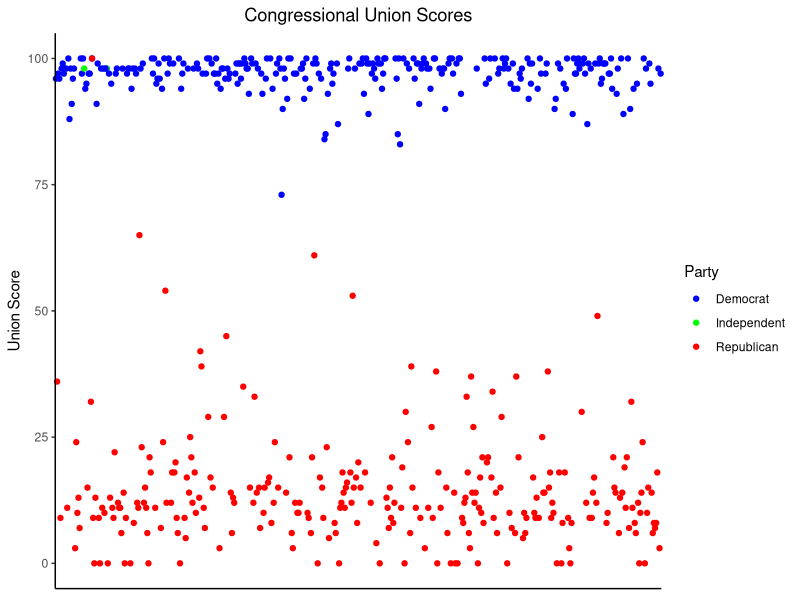
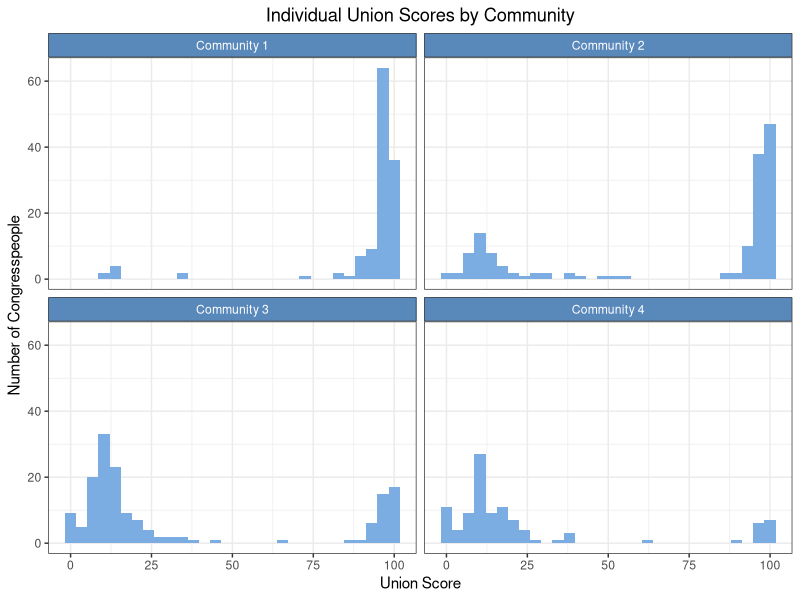
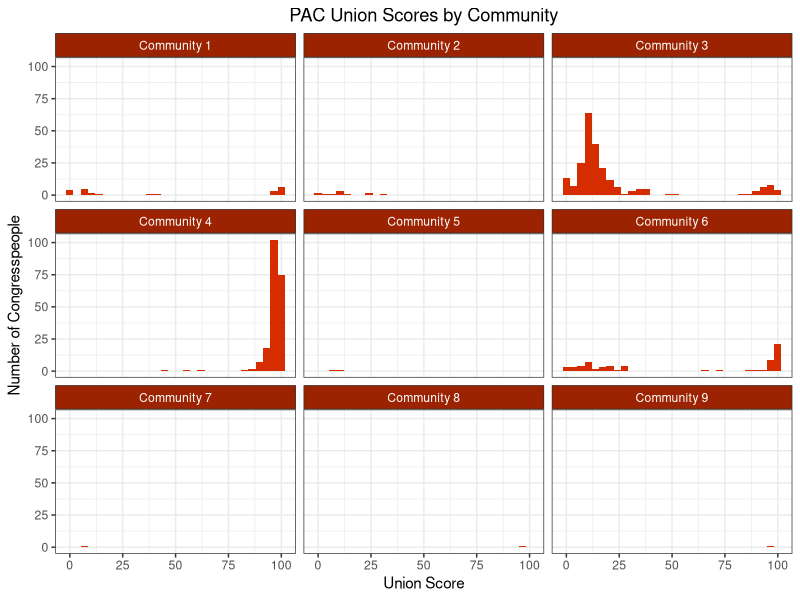
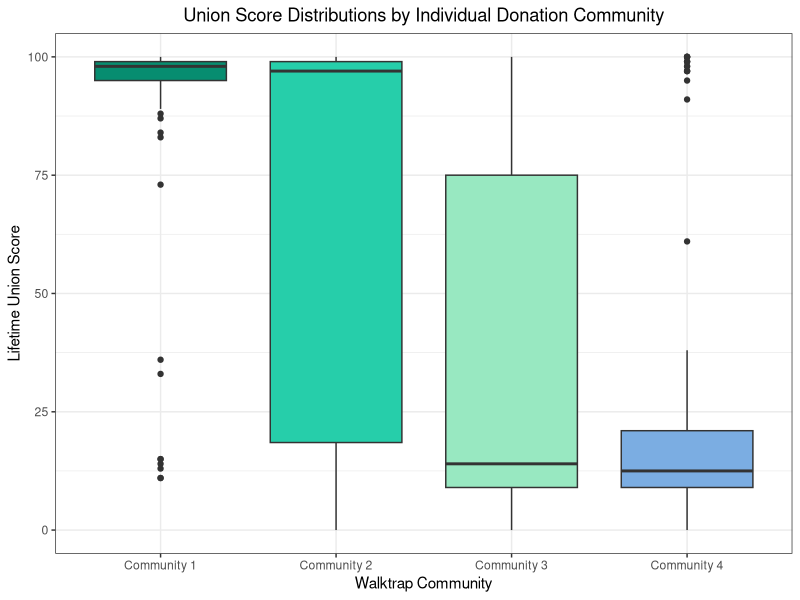
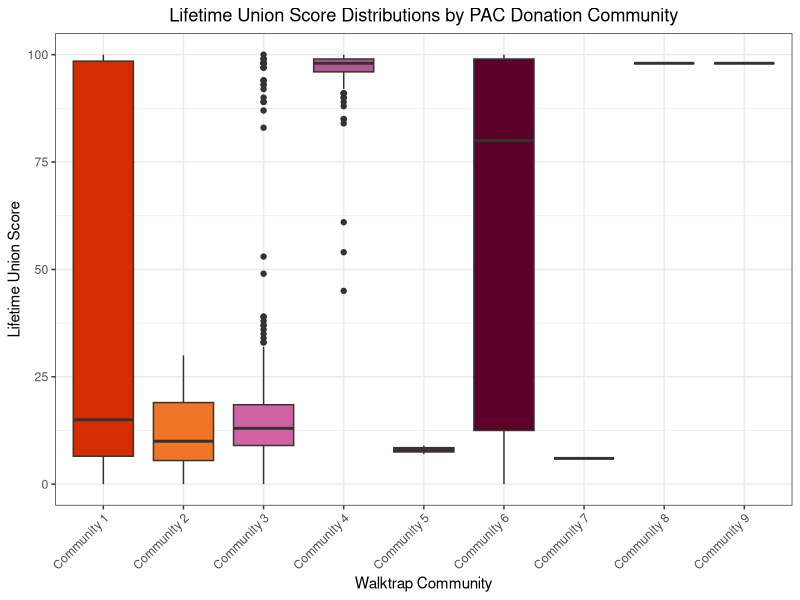
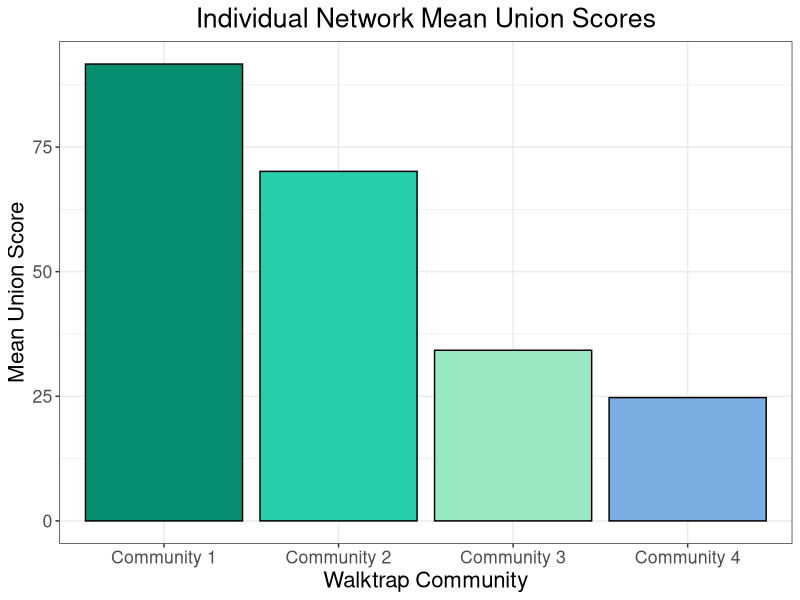
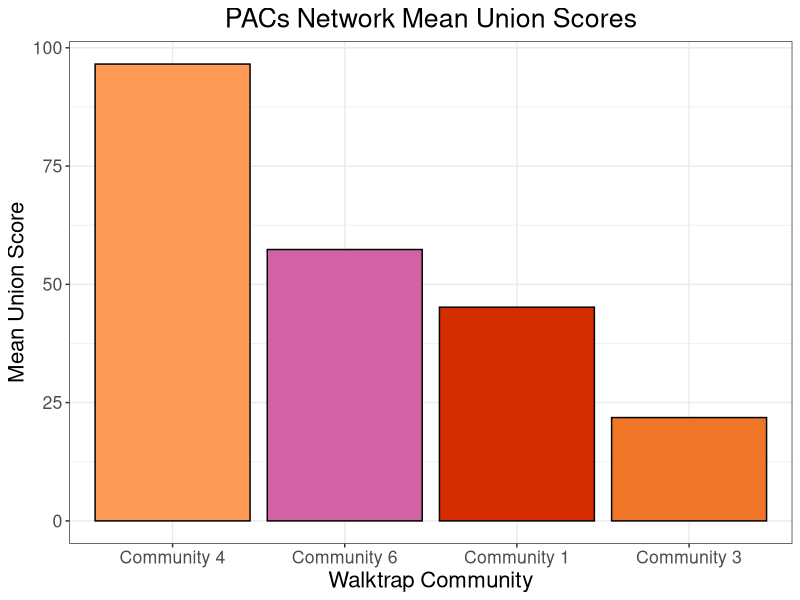

The R source for these figures, in order:
## ---- chunk 1
#| echo: false
#| message: false

# This chunk loads any packages we need.
# Because "message: false", any R messages from this chunk do not appear in our paper.

library(kableExtra)
library(parameters)
library(tidyverse)
library(ggplot2)
## ---- chunk 2
individuals = read_csv("./analysis/individual_communities_and_scores.csv", show_col_types = FALSE)
individuals = individuals %>% 
  mutate(party = str_sub(congresspeople, -2, -2)) %>% 
  mutate(community = paste("Community", community))

individuals = individuals %>% 
  drop_na() %>% 
  rename(score = score1) %>% 
  rename(lifetime_score = lifetime_score1)

ggplot(individuals, mapping = aes(x = name, y = lifetime_score, color = party))+
  theme_classic()+
  geom_point() +
  coord_cartesian(clip = "off")+
  scale_color_manual(breaks = c("D", "I", "R"), 
                    values = c("blue", "green", "red"),
                    labels=c("Democrat", "Independent", "Republican")) + 
  labs(title = "Congressional Union Scores",
       y = "Union Score")+
  guides(color = guide_legend(title = "Party"))+
  theme(axis.title.x = element_blank(),
        axis.ticks.x = element_blank(),
        axis.text.x = element_blank(),
        plot.title = element_text(hjust=0.5))

## ---- chunk 3
individuals = read_csv("./analysis/individual_communities_and_scores.csv", show_col_types = FALSE)
pacs = read_csv("./analysis/pac_communities_and_scores.csv", show_col_types = FALSE)
individuals = individuals %>% 
  mutate(party = str_sub(congresspeople, -2, -2)) %>% 
  mutate(community = paste("Community", community))

individuals = individuals %>% 
  drop_na() %>% 
  rename(score = score1) %>% 
  rename(lifetime_score = lifetime_score1)

pacs = pacs %>% 
  drop_na() %>% 
  rename(score = score1) %>% 
  rename(lifetime_score = lifetime_score1) %>% 
  mutate(community = paste("Community", community))

cold_colors <- c("#078D70", "#26CEAA", "#98E8C1", "#7BADE2")
warm_colors <- c("#D52D00", "#EF7627", "#FF9A56", "#D162A4")
warm_colors2 <- c("#D52D00", "#EF7627", "#D162A4", "#B55690", "#A30262", "#5C0029", "#2D080A", "#7C3626", "#FF9A56")

## ---- chunk 4
ggplot(individuals, mapping = aes(x = lifetime_score))+
  theme_bw()+
  geom_histogram(fill="#7BADE2")+
  ggtitle("Individual Union Scores by Community")+
  labs(y = "Number of Congresspeople", x = "Union Score")+
  theme(plot.title = element_text(hjust=0.5),
        strip.background =element_rect(fill="#5988ba"),
        strip.text = element_text(colour = 'white'))+
  facet_wrap(~community)
## ---- chunk 5
ggplot(pacs, mapping = aes(x = lifetime_score))+
  theme_bw()+
  geom_histogram(fill=warm_colors[1])+
  ggtitle("PAC Union Scores by Community")+
  labs(y = "Number of Congresspeople", x = "Union Score")+
  theme(plot.title = element_text(hjust=0.5),
        strip.background =element_rect(fill="#9c2302"),
        strip.text = element_text(colour = 'white'))+
  facet_wrap(~community)

## ---- chunk 6
ggplot(individuals, mapping = aes(x = community, y = lifetime_score, fill=community))+
  scale_fill_manual(values = cold_colors) +
  geom_boxplot(alpha=1, show.legend = FALSE)+ #alpha is transparency
  labs(title = "Union Score Distributions by Individual Donation Community",
       x = "Walktrap Community",
       y = "Lifetime Union Score")+
  theme_bw()+
  theme(plot.title = element_text(hjust = 0.5))
  
## ---- chunk 7
ggplot(pacs, mapping = aes(x = community, y = lifetime_score, fill=community))+
  scale_fill_manual(values = warm_colors2) +
  geom_boxplot(alpha=1, show.legend = FALSE)+ #alpha is transparency
  labs(title = "Lifetime Union Score Distributions by PAC Donation Community",
       x = "Walktrap Community",
       y = "Lifetime Union Score")+
  guides(x = guide_axis(angle=45))+
  theme_bw()+
  theme(plot.title = element_text(hjust = 0.5))

## ---- chunk 8
individual_means = individuals %>% 
  group_by(community) %>% 
  summarize(community_mean = mean(lifetime_score))

  ggplot(individual_means, mapping = aes(x = reorder(community, -community_mean), y = community_mean, fill = community))+
    theme_bw()+
    theme(plot.title = element_text(hjust=0.5),
          text=element_text(size=16, family="sans"))+
    scale_fill_manual(values=cold_colors)+
    ggtitle("Individual Network Mean Union Scores")+
    labs(y = "Mean Union Score", x = "Walktrap Community")+
    geom_bar(stat="identity", show.legend = FALSE, color="black")
## ---- chunk 9
individual_anova = aov(lifetime_score ~ community, data = individuals)
summary(individual_anova)

## ---- chunk 10
pacs = pacs %>% 
  group_by(community) %>%
  filter(community != "Community 5") %>%
  filter(community != "Community 2") %>% 
  filter(community != "Community 7") %>% 
  filter(community != "Community 8") %>%
  filter(community != "Community 9") 

pacs_means = pacs %>% 
  summarize(community_mean = mean(lifetime_score))

ggplot(pacs_means, mapping = aes(x = reorder(community, -community_mean), y = community_mean, fill = community))+
  theme_bw()+
  theme(plot.title = element_text(hjust=0.5),
        text=element_text(size=16,  family="sans"))+
  scale_fill_manual(values=warm_colors)+
  ggtitle("PACs Network Mean Union Scores")+
  labs(y = "Mean Union Score", x = "Walktrap Community")+
  geom_bar(stat="identity", show.legend = FALSE, color="black")

## ---- chunk 11
pacs_anova = aov(lifetime_score ~ community, data = pacs)
summary(pacs_anova)
